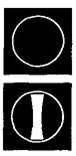
#> input picture practical_examples/task2_img/base_scheme/ride.png, 76 x 156 px
$ python task2.py
#> lines starting #> are read from the running program, lines starting #| are printed output that depends on the picture; after the words box and inside, x2 and y2 are one past the last pixel; in counts of white or black regions, pixels touching at a corner belong together
### practical_examples/utils.py
import cv2

def show_img(img, title="img", end=True):
    """
    Show image in a window.
    """
    cv2.imshow(title, img)
    if end:
        cv2.waitKey(0)
        cv2.destroyAllWindows()


# [8 lines left out: function resize, not called in this run]

### practical_examples/task2.py
import cv2
from utils import show_img

if __name__ == "__main__":
    img = cv2.imread(
        'task2_img/base_scheme/ride.png')
#> img is the input picture: shape (156, 76, 3); min 0, max 255, mean 79.4

    show_img(img, "original", False)

    # Colors not needed for shape detection
    img_gray = cv2.cvtColor(img, cv2.COLOR_BGR2GRAY)

    # Blur the image to remove noise
    img_gray = cv2.GaussianBlur(img_gray, (5, 5), 0)
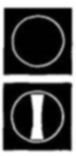
#> img_gray: shape (156, 76); min 0, max 255, mean 79.4

    # Thresholding to get geometric shapes (binary_inv - black inside threshold, white outside)
    _, thresh = cv2.threshold(img_gray, 240, 255, cv2.THRESH_BINARY_INV)
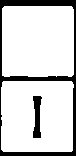
#> thresh: shape (156, 76); 83.5% white; 2 black regions

    # Each geometric shape is a contour
    # RETR_TREE - contour retrieval mode, CHAIN_APPROX_SIMPLE - contour approximation method
    contours, _ = cv2.findContours(
        thresh, cv2.RETR_TREE, cv2.CHAIN_APPROX_SIMPLE)
#> contours = 3 contours; box (x1, y1, x2, y2) and area: (1, 81, 74, 152) 4957, (2, 6, 74, 77) 4924, (32, 95, 43, 139) 312

    for cnt in contours:
        # Approximate the contour
        # Second argument - epsilon, maximum distance from contour to approximated contour, small value = more precise
        # Third argument - closed contour
        approx = cv2.approxPolyDP(cnt, 0.01 * cv2.arcLength(cnt, True), True)
        # Draw the red approx contour size 5 on the original image
        if approx.shape[0] == 10:
            cv2.drawContours(img, [approx], 0, (0, 0, 255), 2)
            # Get the sizes of the contour
            _, y, w, _ = cv2.boundingRect(approx)
            order = "ride" if y / w > 8 else "stop"
            print(order)
#> this loop made 3 passes
#> (y, w, order) on pass 2: (95, 11, 'ride')
#> approx on passes 1, 3: [[3, 81], [1, 149], [71, 151], [72, 82]], [[4, 6], [2, 75], [71, 76], [72, 7]]
#| ride
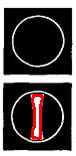
#> img: shape (156, 76, 3); 2.51% of pixels changed, all inside (x1, y1, x2, y2) = (31, 94, 44, 140)

    show_img(img, "shape detection")

$ run again, with practical_examples/task2_img/base_scheme/stop.png copied over practical_examples/task2_img/base_scheme/ride.png
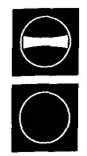
#> input picture practical_examples/task2_img/base_scheme/stop.png, 87 x 156 px
#> img is the input picture: shape (156, 87, 3); min 0, max 255, mean 103.6
#> `_, thresh = cv2.threshold(img_gray, 240, 255, cv2.THRESH_BINARY_INV)`:
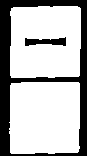
#> thresh: shape (156, 87); 71.5% white; 2 black regions
#> contours = 3 contours; box (x1, y1, x2, y2) and area: (10, 6, 81, 78) 4834, (9, 82, 80, 154) 4834, (24, 36, 67, 47) 292
#> the loop `for cnt in contours:` made 3 passes
#> (y, w, order) on pass 3: (36, 43, 'stop')
#> (printed output is left out)
#> after the loop `for cnt in contours:`:
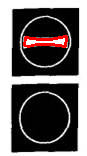
#> img: shape (156, 87, 3); 2.15% of pixels changed, all inside (x1, y1, x2, y2) = (23, 35, 68, 48)
